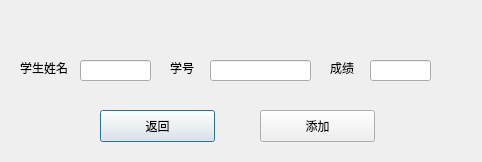
<?xml version="1.0" encoding="UTF-8"?>
<ui version="4.0">
 <class>adddata</class>
 <widget class="QDialog" name="adddata">
  <property name="geometry">
   <rect>
    <x>0</x>
    <y>0</y>
    <width>482</width>
    <height>162</height>
   </rect>
  </property>
  <property name="windowTitle">
   <string>Dialog</string>
  </property>
  <widget class="QLineEdit" name="lineEdit_name">
   <property name="geometry">
    <rect>
     <x>80</x>
     <y>60</y>
     <width>71</width>
     <height>21</height>
    </rect>
   </property>
  </widget>
  <widget class="QLineEdit" name="lineEdit_number">
   <property name="geometry">
    <rect>
     <x>210</x>
     <y>60</y>
     <width>101</width>
     <height>21</height>
    </rect>
   </property>
  </widget>
  <widget class="QLabel" name="label_name">
   <property name="geometry">
    <rect>
     <x>20</x>
     <y>60</y>
     <width>59</width>
     <height>16</height>
    </rect>
   </property>
   <property name="text">
    <string>学生姓名</string>
   </property>
  </widget>
  <widget class="QLabel" name="label_number">
   <property name="geometry">
    <rect>
     <x>170</x>
     <y>60</y>
     <width>59</width>
     <height>16</height>
    </rect>
   </property>
   <property name="text">
    <string>学号</string>
   </property>
  </widget>
  <widget class="QLabel" name="label_mark">
   <property name="geometry">
    <rect>
     <x>330</x>
     <y>60</y>
     <width>59</width>
     <height>16</height>
    </rect>
   </property>
   <property name="text">
    <string>成绩</string>
   </property>
  </widget>
  <widget class="QLineEdit" name="lineEdit_mark">
   <property name="geometry">
    <rect>
     <x>370</x>
     <y>60</y>
     <width>61</width>
     <height>21</height>
    </rect>
   </property>
  </widget>
  <widget class="QPushButton" name="pushButton_back">
   <property name="geometry">
    <rect>
     <x>100</x>
     <y>110</y>
     <width>115</width>
     <height>32</height>
    </rect>
   </property>
   <property name="text">
    <string>返回</string>
   </property>
  </widget>
  <widget class="QPushButton" name="pushButton_add">
   <property name="geometry">
    <rect>
     <x>260</x>
     <y>110</y>
     <width>115</width>
     <height>32</height>
    </rect>
   </property>
   <property name="text">
    <string>添加</string>
   </property>
  </widget>
 </widget>
 <resources/>
 <connections/>
</ui>
